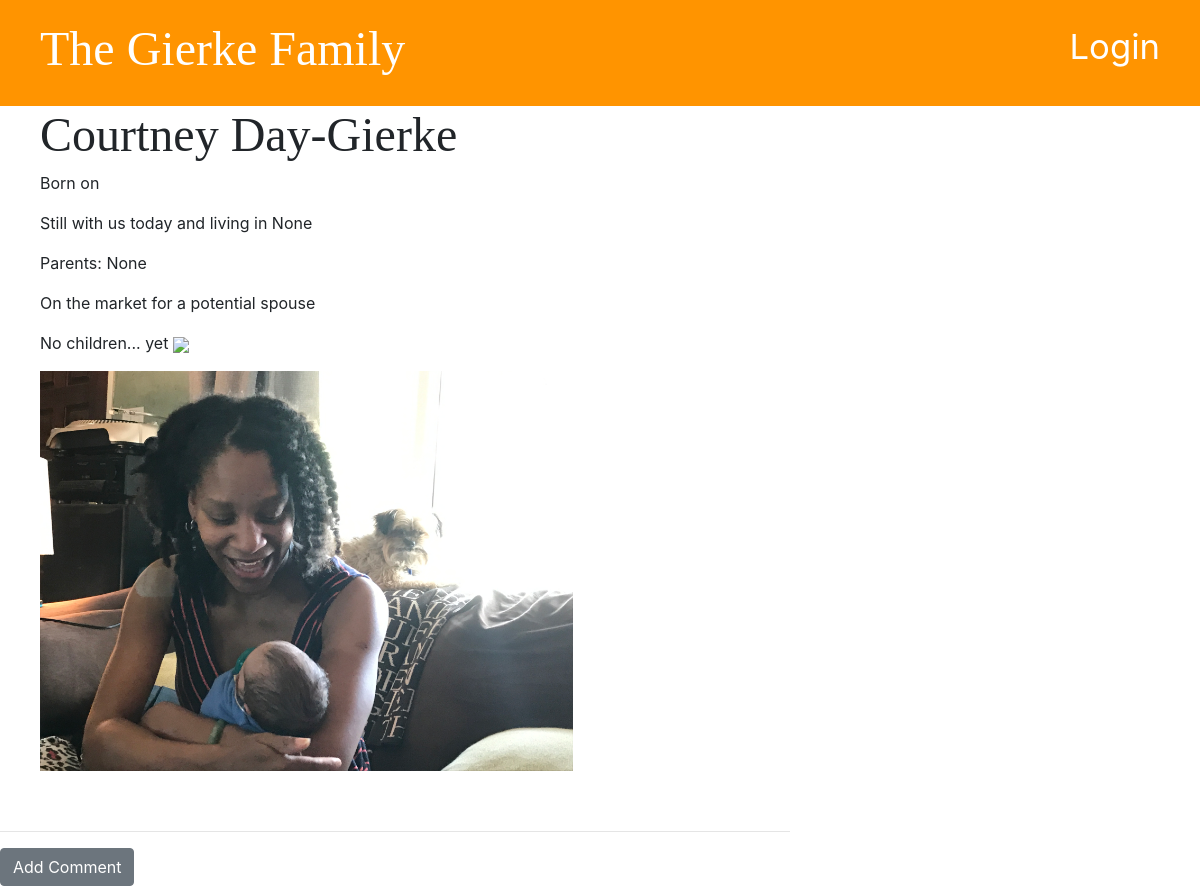
Page /post/6/ on the committed database.
### blog/models.py (models this page shows, shortened)
class Post(models.Model):
	author = models.ForeignKey('auth.User', on_delete=models.CASCADE)
	name = models.CharField(max_length=200, unique=True)
	date_of_birth = models.DateTimeField(blank=True, null=True)
	date_deceased = models.DateTimeField(blank=True, null=True)
	parents = models.CharField(max_length=100, blank=True, null=True)
	spouse = models.CharField(max_length=100, blank=True, null=True)
	children =  models.CharField(max_length=300, blank=True, null=True)
	city =  models.CharField(max_length=100, blank=True, null=True)
	text = models.TextField()
	picture = models.ImageField(blank=True, upload_to='images/', default='images/IMG_3232.JPG')
	created_date = models.DateTimeField(default=timezone.now)
	published_date = models.DateTimeField(blank=True, null=True)

### blog/views.py (the view)
# urls.py: path('post/<int:pk>/', views.post_detail, name='post_detail'),
def post_detail(request, pk):
	post = get_object_or_404(Post, pk=pk)
	stuff_for_frontend = {'post': post}
	return render(request, 'blog/post_detail.html', stuff_for_frontend)

### blog/templatetags/markdownify.py (called while the page is built)
@register.filter
def markdown(value):
    renderer = HighlightRenderer()
    markdown = mistune.Markdown(renderer=renderer)
    return markdown(value)

### blog/templates/blog/post_detail.html (shortened to what this page needs)
{% extends 'blog/base.html' %}
{% load markdownify %}
{% block content %}
	<div class="post">
		{% if post.published_date %}
			<div>
				<h1>{{ post.name }}</h1>
				<p>Born on {{ post.date_of_birth|date:'m-d-Y' }}</p>
				{% if post.date_deceased is not None %}
					<p>Died on {{ post.date_deceased|date:'m-d-Y' }}</p>
					<p>Lived in {{ post.city }}</p>
				{% else %}
					<p>Still with us today and living in {{ post.city }}</p>
				{% endif %}
				<p>Parents: {{ post.parents }}</p>
				{% if post.spouse is not None %}
					<p>Married to {{ post.spouse }}</p>
				{% else %}
					<p>On the market for a potential spouse</p>
				{% endif %}
				{% if post.children is not None %}
					<p>Children: {{ post.children }}</p>
				{% else %}
					<p>No children... yet <img src="https://thumbs.dreamstime.com/z/winking-face-emoticon-vector-design-smiling-71847858.jpg" height=35</p>
				{% endif %}
			</div>
			<div>
				<img src="{{ post.picture.url }}"height=400>
			</div>
			{% else %}
			<a href={% url 'post_publish' pk=post.pk %} class="btn btn-primary">Publish</a>
		{% endif %}
	</div>
	<hr>
	<a href="{% url 'add_comment_to_post' pk=post.pk %}" class="btn btn-secondary">Add Comment</a>
{% endblock %}

### blog/static/css/blog.css (style rules this page uses)
h1, h2, h3, h4 { font-family: 'Tangerine', 'Inconsolata', 'Droid Sans', serif; font-size: 48px; }
.post { margin-bottom: 60px; margin-left: 40px; }

### rows in the picture
Post: name "Courtney Day-Gierke", city "None", parents "None", picture (picture)
